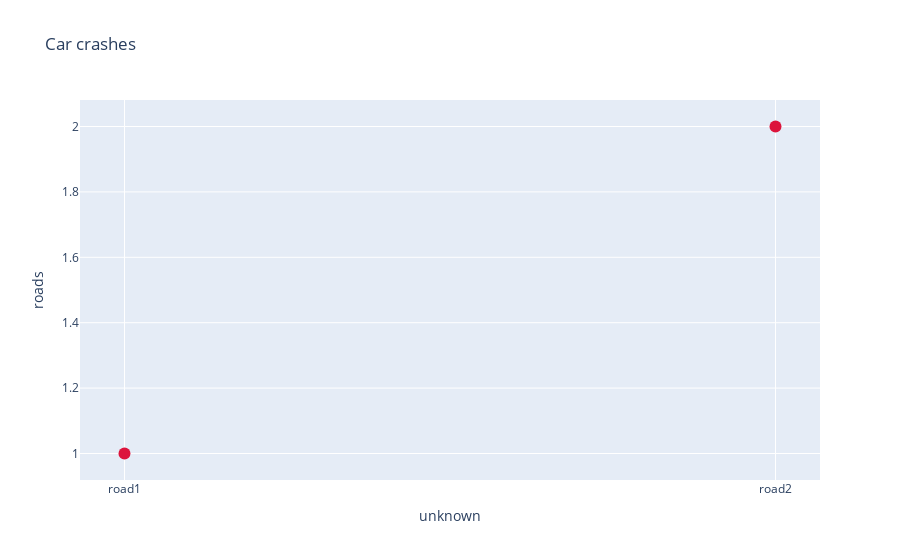

Here is the notebook cell this chart was saved with:
### Code cell
import plotly.graph_objects as go

roads = ["road1", "road2", "road3"]
fig = go.Figure()

fig.add_trace(go.Scatter(
    x=roads,
    y=[1,2],
    marker=dict(color="crimson", size=12),
    mode="markers",
    name="Crashes",
))

fig.update_layout(title="Car crashes",
                  xaxis_title="unknown",
                  yaxis_title="roads")

fig.show()

### Figure 1 — Plotly figure (JSON) as saved in the notebook; plotly's stock layout.template omitted (floating-point values rounded to 4 significant figures)
{"data": [{"marker": {"color": "crimson", "size": 12}, "mode": "markers", "name": "Crashes", "type": "scatter", "x": ["road1", "road2", "road3"], "y": [1, 2]}], "layout": {"title": {"text": "Car crashes"}, "xaxis": {"title": {"text": "unknown"}}, "yaxis": {"title": {"text": "roads"}}}}
